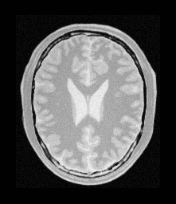
#> input picture images/img_org_translated_img.PNG, 176 x 204 px
$ python transformtion_image.py
#> lines starting #> are read from the running program, lines starting #| are printed output that depends on the picture
#> in demonstrate_transformation, img is the input picture: shape (204, 176); min 1, max 247, mean 86
import cv2
import numpy as np
import matplotlib.pyplot as plt

def apply_transformation(image, tx=0, ty=0, angle=0, scale=1.0):
    """
    Apply transformation (translation, rotation, scaling) to an image.

    Parameters:
    -----------
    image : numpy.ndarray
        Input image
    tx, ty : int
        Translation in x and y directions
    angle : float
        Rotation angle in degrees
    scale : float
        Scaling factor

    Returns:
    --------
    transformed_img : numpy.ndarray
        Transformed image
    """
#> called with tx = 50, ty = 30, angle = 15, scale = 0.9
    rows, cols = image.shape[:2]
#> rows = 204; cols = 176

    # Create transformation matrix for rotation and scaling
    M_rot_scale = cv2.getRotationMatrix2D((cols/2, rows/2), angle, scale)

    # Apply rotation and scaling
    img_rotated_scaled = cv2.warpAffine(image, M_rot_scale, (cols, rows))
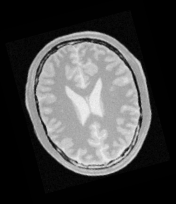
#> img_rotated_scaled: shape (204, 176); min 0, max 245, mean 69.6

    # Create translation matrix
    M_translation = np.float32([[1, 0, tx], [0, 1, ty]])

    # Apply translation
    transformed_img = cv2.warpAffine(img_rotated_scaled, M_translation, (cols, rows))
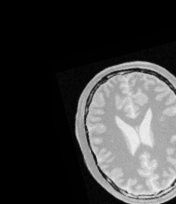
#> transformed_img: shape (204, 176); min 0, max 245, mean 59.3

    return transformed_img

def demonstrate_transformation(image_path, save_path='transformed_image.jpg'):
    # Read the image
    img = cv2.imread(image_path, cv2.IMREAD_GRAYSCALE)
    if img is None:
        print(f"Error: Could not read image at {image_path}")
        return

    # Apply transformation
    tx, ty = 50, 30  # Translation
    angle = 15       # Rotation angle in degrees
    scale = 0.9      # Scaling factor

    transformed = apply_transformation(img, tx, ty, angle, scale)

    # Save the transformed image
    cv2.imwrite(save_path, transformed)
    print(f"Transformed image saved to {save_path}")

    # Display original and transformed images
    plt.figure(figsize=(12, 6))
    plt.subplot(121), plt.imshow(img, cmap='gray'), plt.title('Original Image')
    plt.subplot(122), plt.imshow(transformed, cmap='gray'), plt.title('Transformed Image')
    plt.tight_layout()
    plt.show()
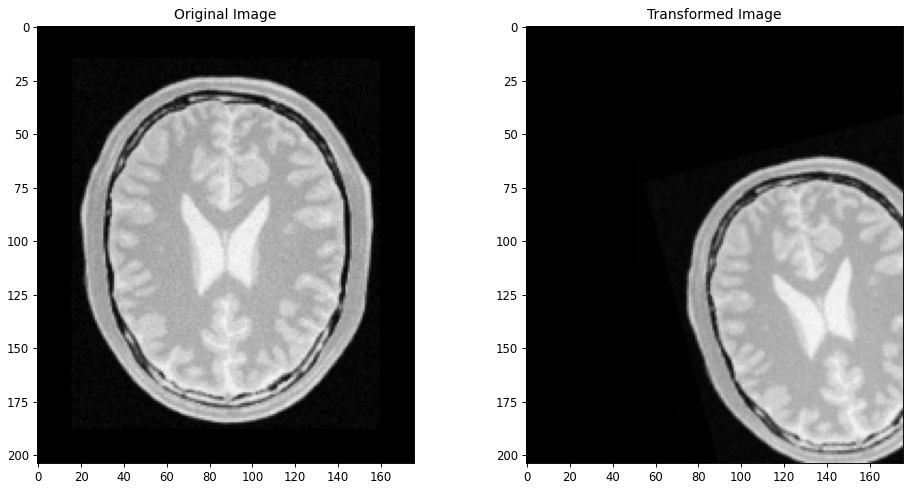
#> figure drawn by matplotlib, 2 panels

    return img, transformed

# Example usage:
original, transformed = demonstrate_transformation('images/img_org_translated_img.PNG', 'images/test_image.png')

$ run again, with images/(10,15)_30_1.2.png copied over images/img_org_translated_img.PNG
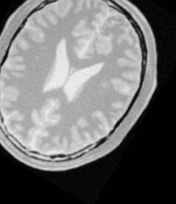
#> input picture images/(10,15)_30_1.2.png, 176 x 204 px
#> in demonstrate_transformation, img is the input picture: shape (204, 176); min 0, max 244, mean 112.5
#> in apply_transformation, `transformed_img = cv2.warpAffine(img_rotated_scaled, M_translation, (c..`:
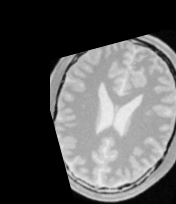
#> transformed_img: shape (204, 176); min 0, max 240, mean 85.6
#> in demonstrate_transformation, `plt.show()`:
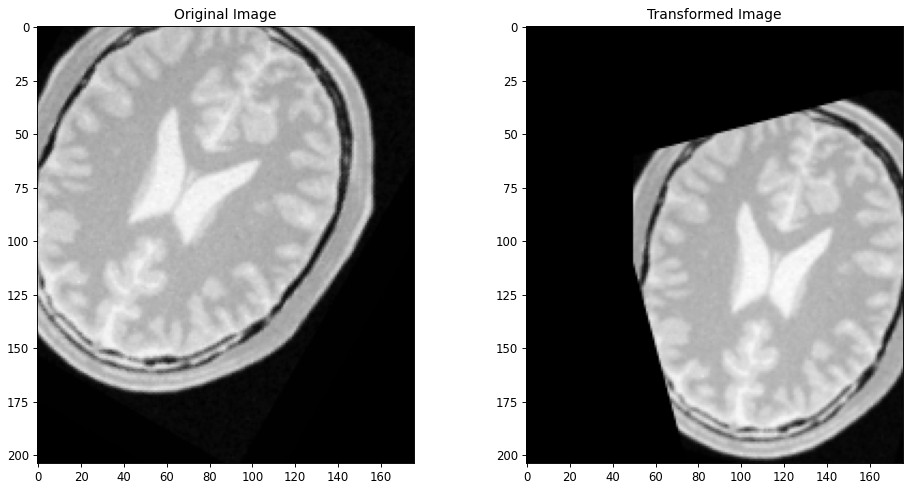
#> figure drawn by matplotlib, 2 panels

$ run again, with images/elephant_rotate_16.png copied over images/img_org_translated_img.PNG
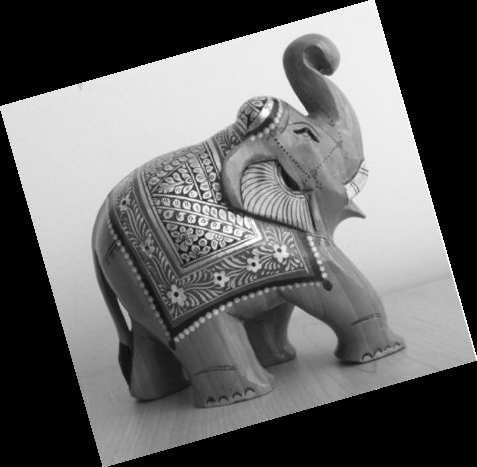
#> input picture images/elephant_rotate_16.png, 477 x 467 px
#> in apply_transformation, `transformed_img = cv2.warpAffine(img_rotated_scaled, M_translation, (c..`:
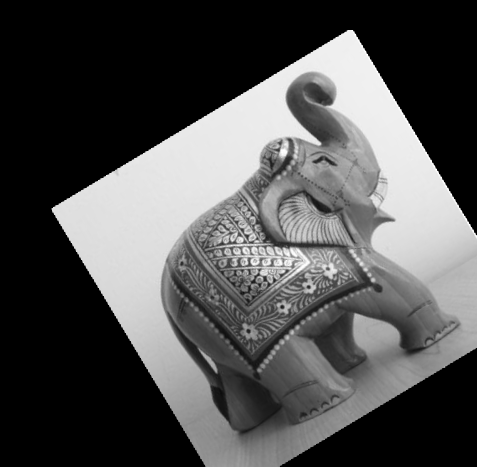
#> transformed_img: shape (467, 477); min 0, max 255, mean 80.6
#> in demonstrate_transformation, `plt.show()`:
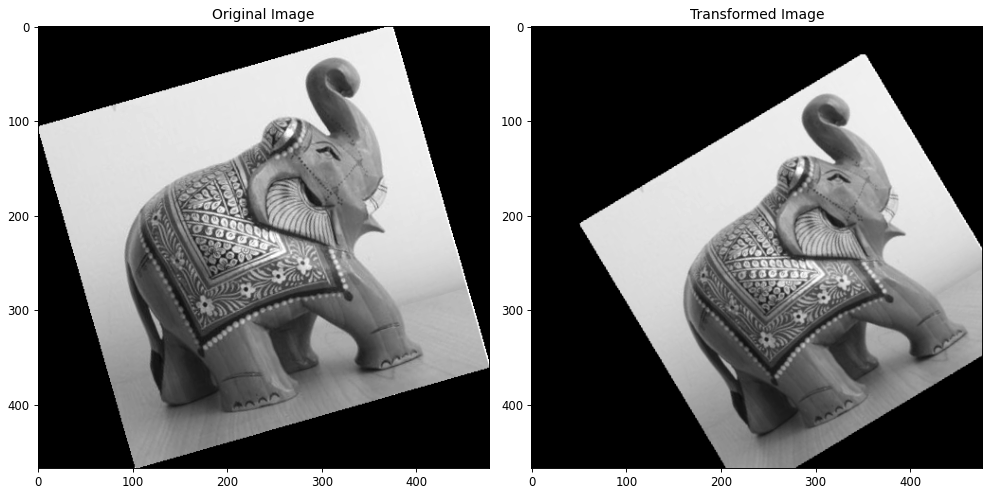
#> figure drawn by matplotlib, 2 panels
